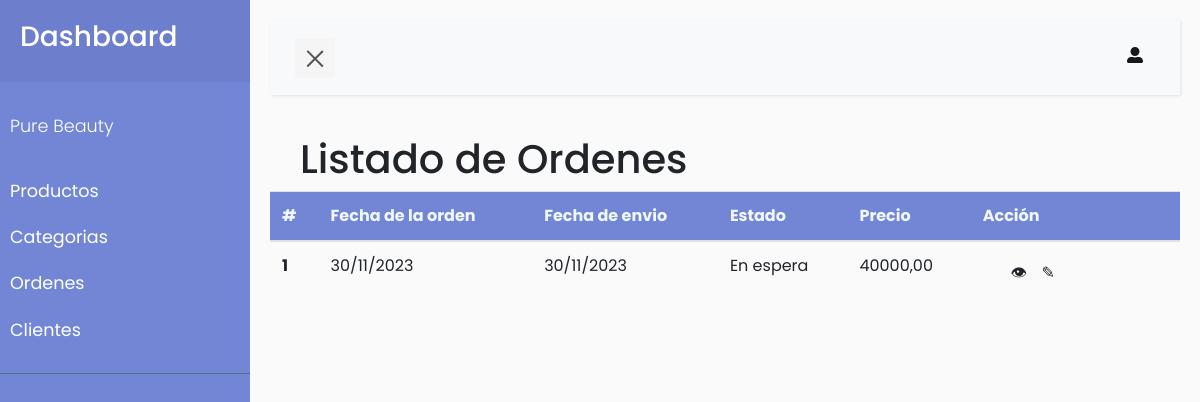
The app's page /ordenes/, older data.
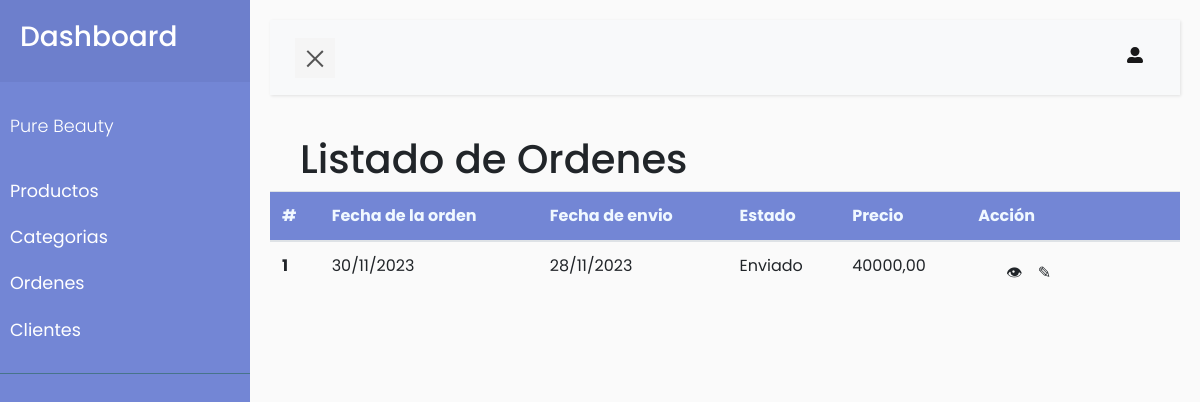
The same page, newer data.
### pedido/models.py (models this page shows, shortened)
class Pedido(models.Model):
    direccion_entrega = models.CharField('Dirección de entrega', max_length=500)
    fecha = models.DateTimeField('Fecha del pedido')
    fecha_de_envio = models.DateTimeField('Fecha de envío', null=True, blank=True)
    total_compra = models.DecimalField('Precio total de la compra', max_digits=15, decimal_places=2)
    usuario = models.ForeignKey(Usuario, on_delete=models.CASCADE, verbose_name='Usuario')
    metodo = models.ForeignKey(MetodoPago, on_delete=models.CASCADE, verbose_name='Método de pago')
    estado_pedido = models.ForeignKey(EstadoPedido, on_delete=models.CASCADE, verbose_name='Estado de pedido')

class EstadoPedido(models.Model):
    nombre = models.CharField('Nombre', max_length=100)
    def __str__(self):
        return self.nombre

### pedido/views.py (the view)
# urls.py: path('ordenes/', views.lista_ordenes, name='ordenes'),
def lista_ordenes(request):
    ordenes = Pedido.objects.all()
    estados_pedidos = EstadoPedido.objects.all()
    return render(request, 'ordenes.html', {'ordenes': ordenes, 'estados_pedidos': estados_pedidos})

### pedido/templates/ordenes.html (shortened to what this page needs)
{% extends 'dashboard.html' %}
{% load crispy_forms_tags %}
{% load static %}
{% block content %}
<div class="container">
    <div class="col-8">
        <h1>Listado de Ordenes</h1>
    </div>
</div>
<table class="table">
    <thead style="background-color: #7386D5;">
        <tr>
            <th scope="col" style="color:aliceblue;">#</th>
            <th scope="col" style="color:aliceblue;">Fecha de la orden</th>
            <th scope="col" style="color:aliceblue;">Fecha de envio</th>
            <th scope="col" style="color:aliceblue;">Estado</th>
            <th scope="col" style="color:aliceblue;">Precio</th>
            <th scope="col" style="color:aliceblue;">Acción</th>
        </tr>
    </thead>
    <tbody>
        {% for orden in ordenes %}
        <tr>
            <th scope="row">{{ orden.id }}</th>
            <td>{{ orden.fecha|date:"d/m/Y" }}</td>
            <td>{{ orden.fecha_de_envio|date:"d/m/Y" }}</td>
            <td>{{ orden.estado_pedido }}</td>
            <td>{{ orden.total_compra }}</td>
            <td>
                <div class="container">
                    <div class="row">
                        <div class="col-2">
                            <button class="btn btn-block" onclick="abrirModalDetalles('{{ orden.id }}')">👁</button>
                        </div>
                        <div class="col-2">
                            <button class="btn btn-block" onclick="abrirModalEditar('{{ orden.id }}')">✎</button>
                        </div>
                    </div>
                </div>
            </td>
        </tr>
        {% endfor %}
    </tbody>
</table>
{% endblock content %}

Row changes from the older to the newer data that the page shows:
changed Pedido id 1: fecha_de_envio "30/11/2023" → "28/11/2023"; estado_pedido "En espera" → "Enviado"
